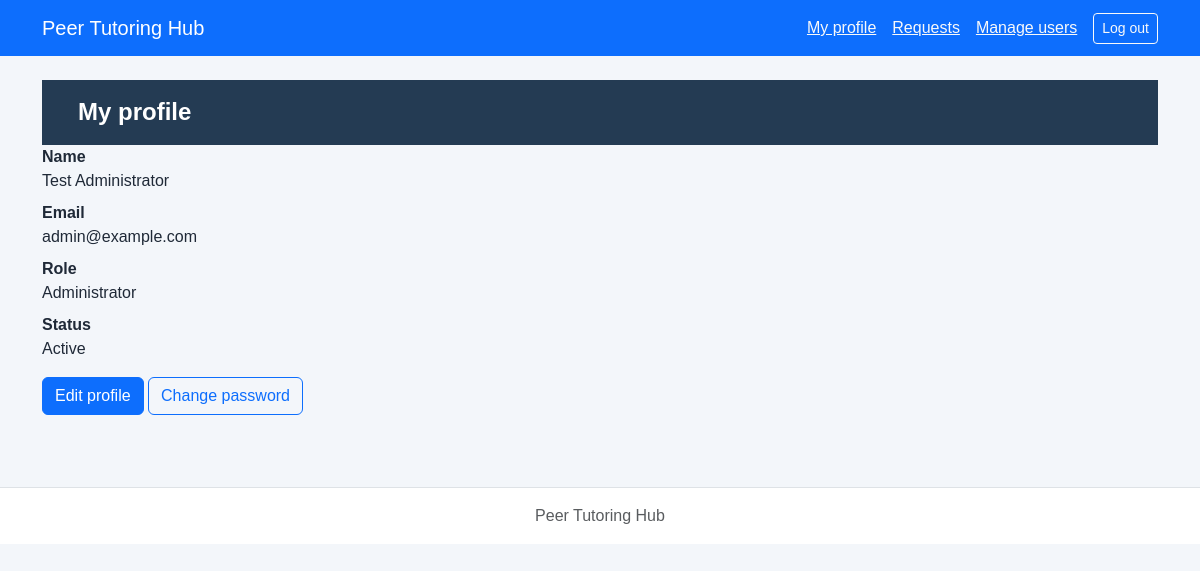
The page /php/profile.php (signed in) on the database its author committed.
### tables this page shows
CREATE TABLE users (
    user_id INTEGER PRIMARY KEY AUTOINCREMENT,
    full_name TEXT NOT NULL,
    email TEXT NOT NULL UNIQUE,
    password_hash TEXT NOT NULL,
    role TEXT NOT NULL CHECK (role IN ('Student', 'Tutor', 'Administrator')),
    status TEXT NOT NULL DEFAULT 'Active' CHECK (status IN ('Active', 'Inactive')),
    created_at TEXT NOT NULL DEFAULT CURRENT_TIMESTAMP,
    session_version INTEGER NOT NULL DEFAULT 0
);

### config/db.php (called while the page is built)
<?php
function openDatabase($path = null) {
    if ($path === null) {
        $path = dirname(__DIR__) . '/database/tutoring.db';
    }
    $pdo = new PDO('sqlite:' . $path);
    $pdo->setAttribute(PDO::ATTR_ERRMODE, PDO::ERRMODE_EXCEPTION);
    $pdo->setAttribute(PDO::ATTR_DEFAULT_FETCH_MODE, PDO::FETCH_ASSOC);
    $pdo->exec('PRAGMA foreign_keys = ON');
    $pdo->exec("PRAGMA busy_timeout = 5000");
    return $pdo;
}

### includes/auth.php (called while the page is built, shortened)
<?php
require_once __DIR__ . '/../config/db.php';
require_once __DIR__ . '/../services/requestService.php';
function startSecureSession(): void
{
    $https = (!empty($_SERVER['HTTPS']) && $_SERVER['HTTPS'] !== 'off')
        || getenv('LAB7_SECURE_COOKIE') === '1';
}
function requireLogin(PDO $pdo): array
{
    $user = findUserById($pdo, $_SESSION['user_id']);
    return $user;
}

### repositories/userPDO.php (called while the page is built, shortened)
<?php
function findUserById(PDO $pdo, int $id)
{
    $stmt = $pdo->prepare('SELECT ' . USER_FIELDS . ' FROM users WHERE user_id = ?');
    $stmt->execute([$id]);
    return $stmt->fetch();
}

### services/requestService.php (called while the page is built, shortened)
<?php
function escapeHtml($v) {return htmlspecialchars((string)$v,ENT_QUOTES,'UTF-8');}

### php/profile.php (the view, shortened to what this page needs)
<?php
require_once __DIR__ . '/../includes/auth.php';
$user = requireLogin(openDatabase());
require __DIR__ . '/../includes/header.php';
require __DIR__ . '/../includes/nav.php';
?>
<main class="container py-4">
    <h1>My profile</h1>
    <dl>
        <dt>Name</dt><dd><?= escapeHtml($user['full_name']) ?></dd>
        <dt>Email</dt><dd><?= escapeHtml($user['email']) ?></dd>
        <dt>Role</dt><dd><?= escapeHtml($user['role']) ?></dd>
        <dt>Status</dt><dd><?= escapeHtml($user['status']) ?></dd>
    </dl>
    <a class="btn btn-primary" href="edit-profile.php">Edit profile</a>
    <a class="btn btn-outline-primary" href="change-password.php">Change password</a>
</main>
<?php require __DIR__ . '/../includes/footer.php'; ?>

### css/styles.css (style rules this page uses)
* { box-sizing: border-box; }
body { margin: 0; min-height: 100vh; font-family: Arial, Helvetica, sans-serif; color: #1f2937; background-color: #f3f6fa; }
h1 { margin: 0; padding: 18px 36px; color: #ffffff; font-size: 24px; font-weight: 700; background-color: #243b53; }

### rows shown on the page
users: full_name "Test Administrator", email "admin@example.com", role "Administrator", status "Active"
